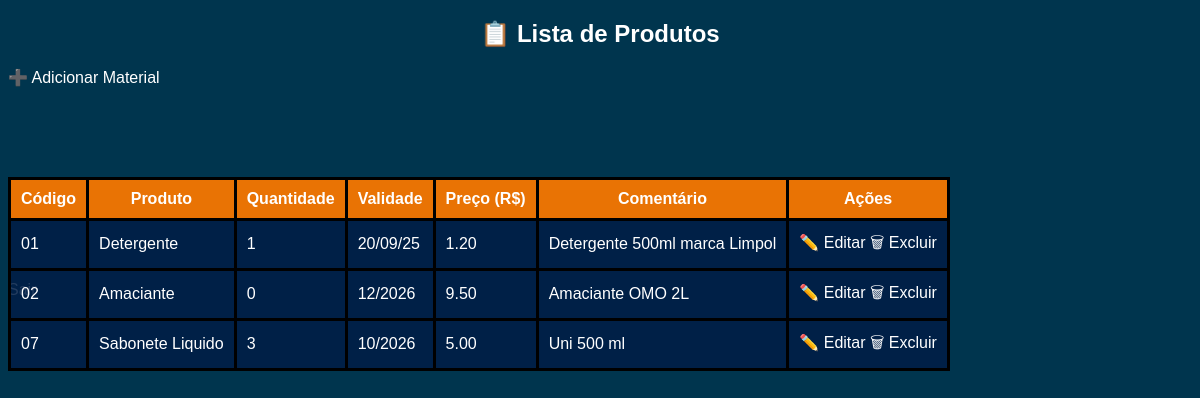
/index (signed in), run on the app's committed database.
### app.py (models this page shows)
class Item(db.Model):
    id = db.Column(db.Integer, primary_key=True)
    codigo = db.Column(db.String(20), unique=True, nullable=False)
    produto = db.Column(db.String(100), nullable=False)
    quantidade_estoque = db.Column(db.Integer, nullable=False)
    validade = db.Column(db.String(20))
    preco = db.Column(db.Float)
    comentario = db.Column(db.String(255))  # <-- Adicionado

### app.py (the view)
@app.route('/index')
def list():
    if 'usuario_id' not in session:
        flash('Faça login primeiro.', 'warning')
        return redirect(url_for('login'))
    itens = Item.query.all()
    return render_template('index.html', itens=itens)

### templates/index.html (shortened to what this page needs)
<!DOCTYPE html>
<html lang="pt-BR">
<head>
    <link rel="stylesheet" href="{{ url_for('static', filename='css/index.css') }}">
</head>
<body>
    <div class="container">
        <div class="card p-4">
            <h2 class="text-center mb-4">📋 Lista de Produtos</h2>
            <div class="mb-3 text-end">
                <a href="{{ url_for('addproduct') }}" class="btn btn-success">➕ Adicionar Material</a>
            </div>
            <table class="table table-bordered table-hover">
                <thead class="text-center">
                    <tr>
                        <th>Código</th>
                        <th>Produto</th>
                        <th>Quantidade</th>
                        <th>Validade</th>
                        <th>Preço (R$)</th>
                        <th>Comentário</th>
                        <th>Ações</th>
                    </tr>
                </thead>
                <tbody>
                    {% for item in itens %}
                        <tr>
                            <td>{{ item.codigo }}</td>
                            <td>{{ item.produto }}</td>
                            <td>{{ item.quantidade_estoque }}</td>
                            <td>{{ item.validade }}</td>
                            <td>{{ "%.2f"|format(item.preco) }}</td>
                            <td>{{ item.comentario }}</td>
                            <td class="text-center">
                                <a href="{{ url_for('editproduct', id=item.id) }}" class="btn btn-warning">✏️ Editar</a>
                                <a href="{{ url_for('removeproduct', id=item.id) }}" class="btn btn-danger" onclick="return confirm('Tem certeza que deseja excluir este item?')">🗑 Excluir</a>
                            </td>
                        </tr>
                    {% endfor %}
                </tbody>
            </table>
            <div class="text-center mt-3">
                <a href="{{ url_for('login.html') }}" class="btn-secondary" onclick="return confirm('Tem certeza que deseja sair?')"> Sair</a>
            </div>
        </div>
    </div>
</body>
</html>

### static/css/index.css (style rules this page uses)
body { font-family: 'poppins', sans-serif; background-color:rgb(0, 53, 78); transition: 0.5s; }
h2 { color: white; text-align: center; }
a { text-decoration: none; color: white }
table { background-color: rgba(0, 30, 70, 0.863); border-collapse: collapse; position: relative; top: 90px }
th, td { border: 3px solid black; padding: 10px; color:white; }
thead > tr { background-color: rgb(233, 115, 4); }

### data on the page
Item: codigo "01", produto "Detergente", quantidade_estoque "1", validade "20/09/25", preco "1.20", comentario "Detergente 500ml marca Limpol"
Item: codigo "02", produto "Amaciante", quantidade_estoque "0", validade "12/2026", preco "9.50", comentario "Amaciante OMO 2L"
Item: codigo "07", produto "Sabonete Liquido", quantidade_estoque "3", validade "10/2026", preco "5.00", comentario "Uni 500 ml"
